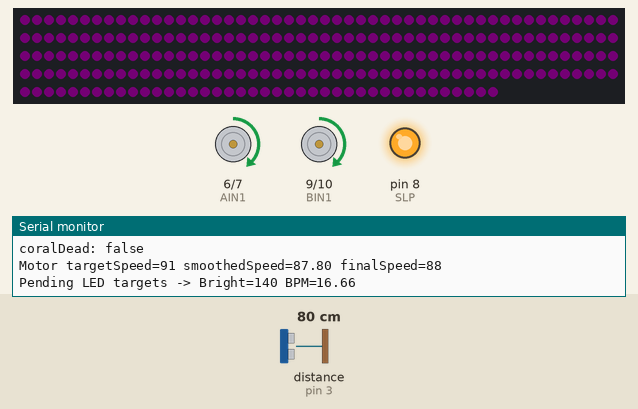
A sketch run on a simulated Arduino Uno, built with avr-gcc and run on an emulated ATmega328P. Shown: 240 RGB LEDs in strip order, left to right, continuing on the next row, motor-driver pin pairs drawn as motors (green arrow = first pin HIGH = forward, orange = second pin HIGH = backward, longer = more drive), output pins drawn as LEDs (lit = HIGH), the last lines printed to the serial monitor. Wiring (inferred from the names in the program): ultrasonic range finder: trigger pin 2; echo pin 3. The test bench sets the inputs (shaded band); at power-on: distance to the obstacle (sensor on pin 3) 80 cm. The echo pulse lasts 58.3 µs per cm; dim RGB values are drawn brighter than linear; pins used as bus, display or sensor lines are not drawn.

Above: at 1.26 s.
1.3 s: distance to the obstacle (sensor on pin 3) set to 2 cm
At 2.5 s:
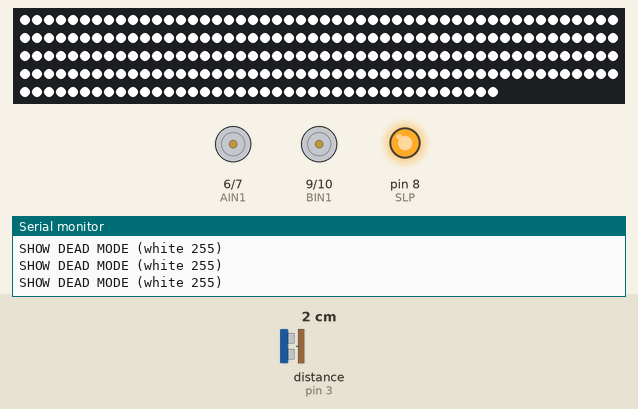
2.8 s: distance to the obstacle (sensor on pin 3) set to 13 cm
4.3 s: distance to the obstacle (sensor on pin 3) set to 17 cm
At 4.48 s:
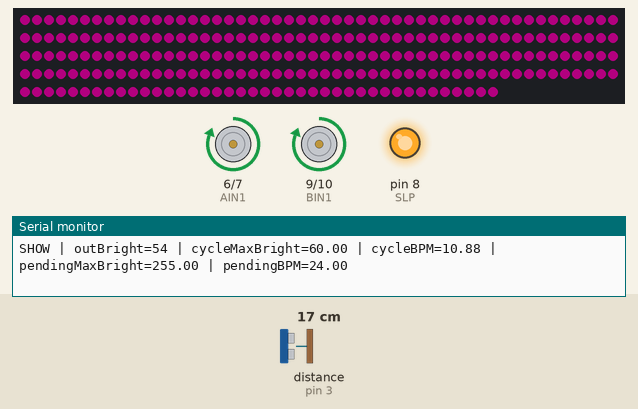
6.7 s: distance to the obstacle (sensor on pin 3) set to 250 cm
At 6.93 s:
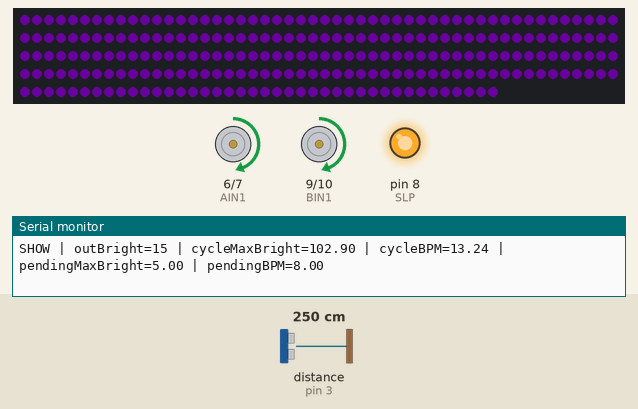
Timing chart, 0 to 10.7 s (numbered marks = the images above; inputs shaded):
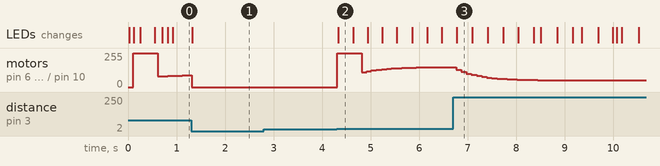

Measured:
- the behaviour switches between 15 and 16 cm on distance to the obstacle (sensor on pin 3) (found by bisection; images 1 and 2)
- after the input at 1.3 s, the LEDs: change at once (image 1)
- after the input at 4.3 s, motor on pin 6 (AIN1) / pin 7 (AIN2), motor on pin 9 (BIN1) / pin 10 (BIN2): stopped → forward 255/255 at once, → forward 111/255 0.50 s later, → forward 119/255 0.10 s later, → forward 125/255 0.10 s later, … (15 changes in this stretch); the LEDs: change at once (image 2)

The sketch:

korallkodeJOSHI.ino
```cpp
#include <FastLED.h>

// =========================================================
// FASTLED SETUP
// =========================================================
#define LED_PIN 11
#define NUM_LEDS 240
#define LED_TYPE WS2812B
#define COLOR_ORDER GRB
CRGB leds[NUM_LEDS];

// =========================================================
// MOTOR DRIVER PINS (from your motor sketch)
// =========================================================
const int AIN1 = 6, AIN2 = 7, BIN1 = 9, BIN2 = 10, SLP = 8;

// =========================================================
// HC-SR04 PINS
// =========================================================
const uint8_t trigPin = 2;
const uint8_t echoPin = 3;

// =========================================================
// DISTANCE / MAPPING (LED breathing values)
// =========================================================
const int DIST_DEAD_CM = 10; // <10cm => dead mode: white 255
const int DIST_NEAR_CM = 20; // <=20cm => max brightness/speed
const int DIST_FAR_CM = 150; // >=150cm => min brightness/speed (200+ same)

const uint8_t MIN_BRIGHT = 5;
const uint8_t MAX_BRIGHT = 255;

const float MIN_BPM = 8.0f;
const float MAX_BPM = 24.0f;

// =========================================================
// MOTOR BEHAVIOR (USE THESE EXACT LEVELS from your motor sketch)
// =========================================================
const int minDistance = 50; // near for motors
const int maxDistance = 100; // far for motors
const int deathDistance = 10; // dead threshold
const int reviveDistance = 15; // hysteresis for revive

const int minMotorSpeed = 50;
const int maxMotorSpeed = 150;
const float motorSmooth = 0.8f; // smoothing (0..1), higher = smoother/slower

// Motor startup boost
const int startBoost = 255; // full power kick
const int boostTime = 500; // milliseconds
bool motorWasStopped = true;
unsigned long motorStartTime = 0;

// Smoothed motor speed
float smoothedSpeed = (float)minMotorSpeed;

// Dead state with hysteresis
bool coralDead = false;

// =========================================================
// LED OUTPUT THROTTLE
// =========================================================
const uint16_t SHOW_INTERVAL_MS = 25; // ~40 FPS max output

// =========================================================
// ULTRASONIC TIMING
// =========================================================
const uint32_t PING_PERIOD_US = 100000; // 10 Hz
const uint32_t ECHO_WINDOW_US = (uint32_t)(DIST_FAR_CM * 58.3f + 2500.0f); // cap wait

// =========================================================
// COLORS
// =========================================================
CRGB colorPurple = CRGB(128, 0, 255);
CRGB colorPink = CRGB(255, 0, 180);

// =========================================================
// HELPERS
// =========================================================
static inline float echoUsToCm(uint32_t echoUs) {
return (echoUs * 0.0343f) * 0.5f;
}
static inline float clampf(float x, float lo, float hi) {
if (x < lo) return lo;
if (x > hi) return hi;
return x;
}

// Map distance to LED targets (brightness + bpm)
void computeTargetsFromDistance(float dCm, uint8_t &targetBright, float &targetBpm) {
float d = clampf(dCm, (float)DIST_NEAR_CM, (float)DIST_FAR_CM);
float t = ((float)DIST_FAR_CM - d) / (float)(DIST_FAR_CM - DIST_NEAR_CM); // 0 far -> 1 near
t = clampf(t, 0.0f, 1.0f);

targetBright = (uint8_t)(MIN_BRIGHT + t * (MAX_BRIGHT - MIN_BRIGHT) + 0.5f);
targetBpm = MIN_BPM + t * (MAX_BPM - MIN_BPM);
}

// =========================================================
// ULTRASONIC via attachInterrupt on echoPin
// =========================================================
volatile uint32_t echoRiseUs = 0;
volatile uint32_t echoFallUs = 0;
volatile bool echoSeenRise = false;
volatile bool echoPulseDone = false;

bool pingActive = false;
uint32_t pingStartUs = 0;

float distanceCm = (float)DIST_FAR_CM;
bool hasNewDistance = false;

bool ultrasonicBusy() {
return pingActive;
}

// ISR: track rising and falling edges on echoPin
void echoIsrChange() {
bool high = (digitalRead(echoPin) == HIGH);
uint32_t nowUs = micros();

if (!pingActive) return;

if (high) {
echoRiseUs = nowUs;
echoSeenRise = true;
} else {
if (echoSeenRise) {
echoFallUs = nowUs;
echoPulseDone = true;
}
}
}

void startPing() {
echoSeenRise = false;
echoPulseDone = false;
echoRiseUs = 0;
echoFallUs = 0;

pingActive = true;
pingStartUs = micros();

digitalWrite(trigPin, LOW);
delayMicroseconds(2);
digitalWrite(trigPin, HIGH);
delayMicroseconds(10);
digitalWrite(trigPin, LOW);
}

void updateUltrasonic() {
static uint32_t lastPingUs = 0;
uint32_t nowUs = micros();

if (!pingActive) {
if (nowUs - lastPingUs >= PING_PERIOD_US) {
lastPingUs = nowUs;
startPing();
}
return;
}

if (echoPulseDone) {
pingActive = false;

uint32_t widthUs = (echoFallUs >= echoRiseUs) ? (echoFallUs - echoRiseUs) : 0;
float cm = echoUsToCm(widthUs);

// clamp far; 200+ behaves exactly like far
cm = clampf(cm, 0.0f, (float)DIST_FAR_CM);

distanceCm = cm;
hasNewDistance = true;
return;
}

// Timeout -> treat as far
if (nowUs - pingStartUs >= ECHO_WINDOW_US) {
pingActive = false;
distanceCm = (float)DIST_FAR_CM;
hasNewDistance = true;
}
}

// =========================================================
// MOTOR CONTROL
// =========================================================
void driveMotors(int speed) {
// speed expected 0..255
speed = (speed < 0) ? 0 : (speed > 255 ? 255 : speed);

if (speed == 0) {
motorWasStopped = true;

analogWrite(AIN1, 0);
analogWrite(AIN2, 0);
analogWrite(BIN1, 0);
analogWrite(BIN2, 0);
return;
}

// transition from stopped -> moving
if (motorWasStopped) {
motorStartTime = millis();
motorWasStopped = false;
}

// startup boost
if (millis() - motorStartTime < (unsigned long)boostTime) {
analogWrite(AIN1, startBoost);
analogWrite(AIN2, 0);
analogWrite(BIN1, startBoost);
analogWrite(BIN2, 0);
} else {
analogWrite(AIN1, speed);
analogWrite(AIN2, 0);
analogWrite(BIN1, speed);
analogWrite(BIN2, 0);
}
}

int computeMotorTargetSpeed(float dCm) {
// Dead handled outside, but safe anyway:
if (dCm < deathDistance) return 0;

// Clamp distance for motor mapping to your min/maxDistance
float d = clampf(dCm, (float)minDistance, (float)maxDistance);

// Map: far -> slow, near -> fast
// when d=maxDistance => minMotorSpeed
// when d=minDistance => maxMotorSpeed
float t = ((float)maxDistance - d) / (float)(maxDistance - minDistance); // 0 far -> 1 near
t = clampf(t, 0.0f, 1.0f);

float speed = (float)minMotorSpeed + t * (float)(maxMotorSpeed - minMotorSpeed);
return (int)(speed + 0.5f);
}

// =========================================================
// BREATH CONTROLLER (unchanged)
// =========================================================
struct BreathController {
float pendingMaxBright = (float)MIN_BRIGHT;
float pendingBpm = MIN_BPM;

float cycleMaxBright = (float)MIN_BRIGHT;
float cycleBpm = MIN_BPM;

float brightEasePerCycle = 0.22f;
float bpmEasePerCycle = 0.18f;

uint16_t phase = 0;

uint8_t lastOut = 255;
uint32_t lastShowMs = 0;
uint32_t lastMs = 0;
} breath;

void updateBreath() {
uint32_t nowMs = millis();
uint32_t dtMs = nowMs - breath.lastMs;
if (dtMs == 0) dtMs = 1;
breath.lastMs = nowMs;

float cyclesPerMs = breath.cycleBpm / 60000.0f;
uint32_t inc = (uint32_t)(65536.0f * cyclesPerMs * (float)dtMs);

uint16_t oldPhase = breath.phase;
breath.phase += (uint16_t)inc;
uint16_t newPhase = breath.phase;

bool wrapped = (newPhase < oldPhase);
if (wrapped) {
float oldCycleBright = breath.cycleMaxBright;
float oldCycleBpm = breath.cycleBpm;

breath.cycleMaxBright += (breath.pendingMaxBright - breath.cycleMaxBright) * breath.brightEasePerCycle;
breath.cycleBpm += (breath.pendingBpm - breath.cycleBpm) * breath.bpmEasePerCycle;

breath.cycleMaxBright = clampf(breath.cycleMaxBright, (float)MIN_BRIGHT, (float)MAX_BRIGHT);
breath.cycleBpm = clampf(breath.cycleBpm, MIN_BPM, MAX_BPM);

Serial.print("CYCLE WRAP -> cycleBright: ");
Serial.print(oldCycleBright, 2);
Serial.print(" -> ");
Serial.print(breath.cycleMaxBright, 2);
Serial.print(" | cycleBPM: ");
Serial.print(oldCycleBpm, 2);
Serial.print(" -> ");
Serial.println(breath.cycleBpm, 2);
}

uint8_t s = sin8((uint8_t)(breath.phase >> 8));
const uint8_t floorPct = 26;
uint8_t breathLevel = lerp8by8(floorPct, 255, s);

uint8_t outBright = (uint8_t)((breath.cycleMaxBright * (float)breathLevel) / 255.0f + 0.5f);

CRGB c = blend(colorPurple, colorPink, s);
c.nscale8_video(outBright);

const uint8_t MIN_BRIGHT_CHANGE = 1;
bool timeToShow = (nowMs - breath.lastShowMs) >= SHOW_INTERVAL_MS;
bool changedEnough = (abs((int)outBright - (int)breath.lastOut) >= MIN_BRIGHT_CHANGE);

if (timeToShow && changedEnough && !ultrasonicBusy()) {
fill_solid(leds, NUM_LEDS, c);
FastLED.show();

breath.lastShowMs = nowMs;
breath.lastOut = outBright;

Serial.print("SHOW | outBright=");
Serial.print(outBright);
Serial.print(" | cycleMaxBright=");
Serial.print(breath.cycleMaxBright, 2);
Serial.print(" | cycleBPM=");
Serial.print(breath.cycleBpm, 2);
Serial.print(" | pendingMaxBright=");
Serial.print(breath.pendingMaxBright, 2);
Serial.print(" | pendingBPM=");
Serial.println(breath.pendingBpm, 2);
}
}

// =========================================================
// SETUP / LOOP
// =========================================================
void setup() {
pinMode(trigPin, OUTPUT);
pinMode(echoPin, INPUT);
digitalWrite(trigPin, LOW);

// Motors
pinMode(AIN1, OUTPUT); pinMode(AIN2, OUTPUT);
pinMode(BIN1, OUTPUT); pinMode(BIN2, OUTPUT);
pinMode(SLP, OUTPUT);
digitalWrite(SLP, HIGH);

// Stop motors initially
driveMotors(0);

// LEDs
FastLED.addLeds<LED_TYPE, LED_PIN, COLOR_ORDER>(leds, NUM_LEDS);
FastLED.clear(true);
FastLED.show();

Serial.begin(115200);
Serial.println("Starting... (echo on D3 interrupt, trig on D2) + Motors enabled");

int irq = digitalPinToInterrupt(echoPin);
if (irq == NOT_AN_INTERRUPT) {
Serial.println("ERROR: echoPin does not support external interrupt on this board.");
} else {
attachInterrupt(irq, echoIsrChange, CHANGE);
Serial.print("Attached interrupt number: ");
Serial.println(irq);
}
}

void loop() {
updateUltrasonic();

if (hasNewDistance) {
hasNewDistance = false;

float d = distanceCm;
if (d > DIST_FAR_CM) d = (float)DIST_FAR_CM;

Serial.print("Distance(cm): ");
Serial.println(d, 2);

// ---------------- DEAD/REVIVE LOGIC (for motors + LED dead mode) ----------------
if (!coralDead && d < (float)deathDistance) coralDead = true;
if (coralDead && d > (float)reviveDistance) coralDead = false;

Serial.print("coralDead: ");
Serial.println(coralDead ? "true" : "false");

// ---------------- MOTOR TARGETS ----------------
int targetSpeed = coralDead ? 0 : computeMotorTargetSpeed(d);

// Smooth motor speed
smoothedSpeed = smoothedSpeed * motorSmooth + (float)targetSpeed * (1.0f - motorSmooth);
int finalSpeed = coralDead ? 0 : (int)(smoothedSpeed + 0.5f);

Serial.print("Motor targetSpeed=");
Serial.print(targetSpeed);
Serial.print(" smoothedSpeed=");
Serial.print(smoothedSpeed, 2);
Serial.print(" finalSpeed=");
Serial.println(finalSpeed);

driveMotors(finalSpeed);

// ---------------- LED TARGETS (only when not dead) ----------------
if (!coralDead) {
uint8_t tBright;
float tBpm;
computeTargetsFromDistance(d, tBright, tBpm);

breath.pendingMaxBright = (float)tBright;
breath.pendingBpm = tBpm;

Serial.print("Pending LED targets -> Bright=");
Serial.print(tBright);
Serial.print(" BPM=");
Serial.println(tBpm, 2);
} else {
Serial.println("Dead mode: motors stopped + LEDs white");
}
}

// DEAD MODE output (LEDs white + motors already stopped by logic)
if (coralDead) {
static uint32_t lastDeadShow = 0;
uint32_t nowMs = millis();
if ((nowMs - lastDeadShow) >= SHOW_INTERVAL_MS && !ultrasonicBusy()) {
FastLED.setBrightness(255);
fill_solid(leds, NUM_LEDS, CRGB::White);
FastLED.show();
lastDeadShow = nowMs;
Serial.println("SHOW DEAD MODE (white 255)");
}
return;
}

// Normal breathing LEDs
updateBreath();

// extra ultrasonic tick
updateUltrasonic();
}
```
